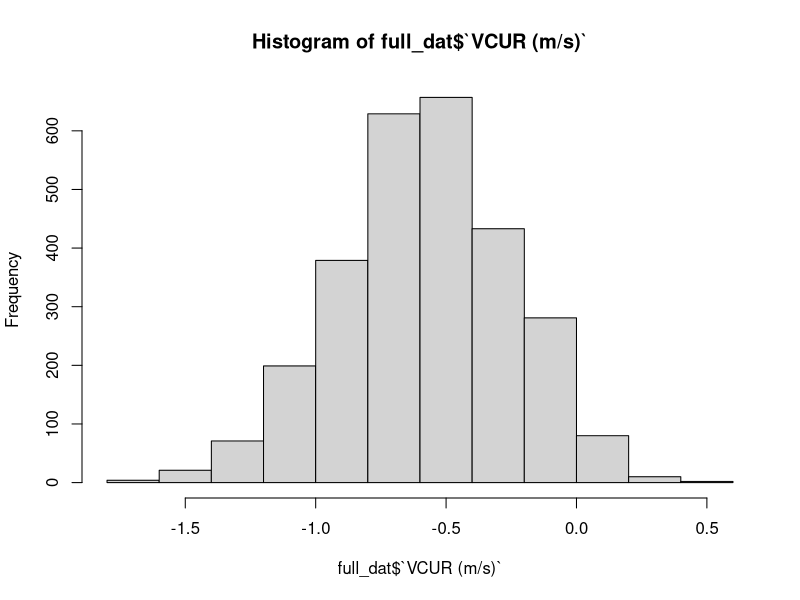
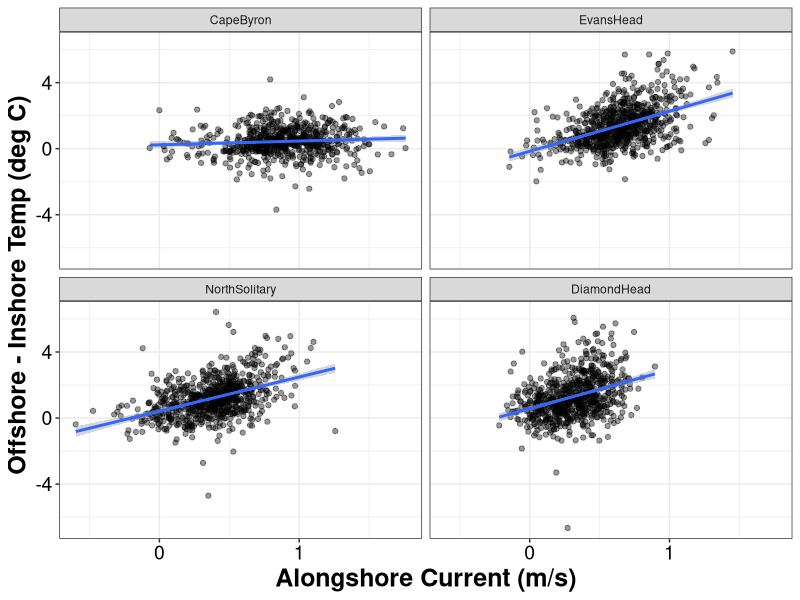
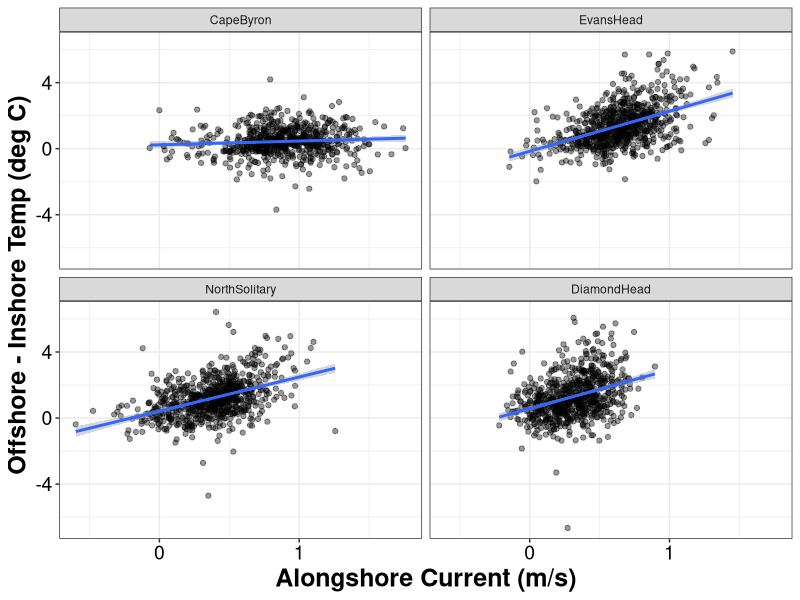
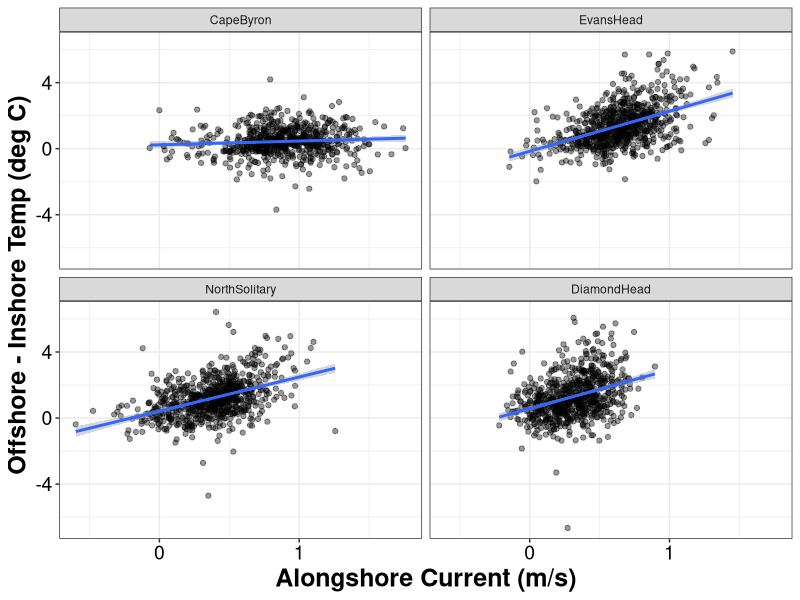

Write the R code that produced these figures, in order. (Note: this script raises an error after producing the figures.)
# Velocity timeseries and comparison to Temp gradient

library(tidyverse)

# dat1 <- read_csv("Data/Velocity Timeseries/IMOS_aggregation_20200117T052356Z.csv")
# dat2 <- read_csv("Data/Velocity Timeseries/IMOS_aggregation_20200117T052633Z.csv")
# dat3 <- read_csv("Data/Velocity Timeseries/IMOS_aggregation_20200117T052729Z.csv")
# dat4 <- read_csv("Data/Velocity Timeseries/IMOS_aggregation_20200117T052821Z.csv")
# 
# head(dat1)
# 
# dat_list <- list(dat1, dat2, dat3, dat4)
# 
# full_dat <- bind_rows(dat_list)
# 
# table(full_dat$`LATITUDE (degrees_north)`)
# 
# full_dat$Transect <- as.character("")
# full_dat$Transect[full_dat$`LATITUDE (degrees_north)`  == "-31.8"] <- "DiamondHead"
# full_dat$Transect[full_dat$`LATITUDE (degrees_north)`  == "-30"] <- "NorthSolitary"
# full_dat$Transect[full_dat$`LATITUDE (degrees_north)`  == "-29"] <- "EvansHead"
# full_dat$Transect[full_dat$`LATITUDE (degrees_north)`  == "-28.6"] <- "CapeByron"
# 
# full_dat$Transect <- factor(full_dat$Transect, levels = c("CapeByron", "EvansHead", "NorthSolitary", "DiamondHead"))
# 
# table(full_dat$Transect)
# 
# write.csv(full_dat, "Data/Velocity Timeseries/All sites velocity timeseries.csv", row.names = F)

vel_dat <- read_csv("Data/Velocity Timeseries/All sites velocity timeseries.csv")
vel_dat$Date <- vel_dat$`TIME (UTC)`

temp_dat <- read_csv("Data/Temp gradient all sites.csv")
temp_dat <- filter(temp_dat, Offshore_Inshore < 8)

full_dat <- left_join(vel_dat, temp_dat, by =c("Date", "Transect"))
head(full_dat)

full_dat <- full_dat %>% drop_na(Offshore_Inshore)

full_dat$Transect <- factor(full_dat$Transect, levels = c("CapeByron", "EvansHead", "NorthSolitary", "DiamondHead"))

hist(full_dat$`VCUR (m/s)`)

str(full_dat)

#### Rotate for coastline

full_dat$U_shore = 0
full_dat$V_shore = 0
for (i in 1:nrow(full_dat)){
  if (full_dat$Transect[i] == "CapeByron") {
    rot_deg_angle= -356
    full_dat$U_shore[i] = cos(rot_deg_angle*pi/180)*full_dat$`UCUR (m/s)`[i] + sin(rot_deg_angle*pi/180)*full_dat$`VCUR (m/s)`[i]
    full_dat$V_shore[i] = sin(rot_deg_angle*pi/180)*full_dat$`UCUR (m/s)`[i] + cos(rot_deg_angle*pi/180)*full_dat$`VCUR (m/s)`[i]
  }
  if (full_dat$Transect[i] == "DiamondHead") {
    rot_deg_angle= -19
    full_dat$U_shore[i] = cos(rot_deg_angle*pi/180)*full_dat$`UCUR (m/s)`[i] + sin(rot_deg_angle*pi/180)*full_dat$`VCUR (m/s)`[i]
    full_dat$V_shore[i] = sin(rot_deg_angle*pi/180)*full_dat$`UCUR (m/s)`[i] + cos(rot_deg_angle*pi/180)*full_dat$`VCUR (m/s)`[i]
  }
  if (full_dat$Transect[i] == "EvansHead") {
    rot_deg_angle= -13
    full_dat$U_shore[i] = cos(rot_deg_angle*pi/180)*full_dat$`UCUR (m/s)`[i] + sin(rot_deg_angle*pi/180)*full_dat$`VCUR (m/s)`[i]
    full_dat$V_shore[i] = sin(rot_deg_angle*pi/180)*full_dat$`UCUR (m/s)`[i] + cos(rot_deg_angle*pi/180)*full_dat$`VCUR (m/s)`[i]
  }
  if (full_dat$Transect[i] == "NorthSolitary") {
    rot_deg_angle= -15
    full_dat$U_shore[i] = cos(rot_deg_angle*pi/180)*full_dat$`UCUR (m/s)`[i] + sin(rot_deg_angle*pi/180)*full_dat$`VCUR (m/s)`[i]
    full_dat$V_shore[i] = sin(rot_deg_angle*pi/180)*full_dat$`UCUR (m/s)`[i] + cos(rot_deg_angle*pi/180)*full_dat$`VCUR (m/s)`[i]
  }
}




p1 <- ggplot(full_dat, aes(x = -V_shore, y = Offshore_Inshore)) + geom_point(alpha = 0.4) + 
  facet_wrap(~Transect) + theme_bw() + geom_smooth(method = "lm") +
  xlab("Alongshore Current (m/s)") + ylab("Offshore - Inshore Temp (deg C)") +
  theme(axis.title.x = element_text(face="bold", colour="black", size = 18),
        axis.text.x  = element_text(colour="black", size = 14), 
        axis.title.y = element_text(face="bold", colour="black", size = 18),
        axis.text.y  = element_text(colour="black", size = 14))
p1

ggsave("plots/Alongshore Current Temp Gradient Relationship_15km.png", 
       height = 14.8, width = 21, dpi = 600, units = "cm")
ggsave("plots/Alongshore Current Temp Gradient Relationship_15km.pdf", 
       height = 14.8, width = 21, dpi = 600, units = "cm")

cor.test(full_dat$V_Current, full_dat$Offshore_Inshore)
fit1 <- lm(Offshore_Inshore ~ V_Current, data = full_dat)
summary(fit1)

head(full_dat)
